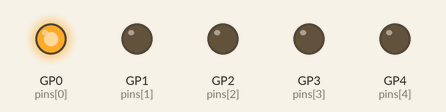
A program run on a simulated Raspberry Pi Pico running MicroPython. Parts: output pins drawn as LEDs (lit = HIGH).

Above: at 0.2 s.
At 1.2 s:
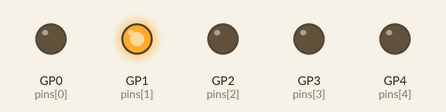
At 2.7 s:
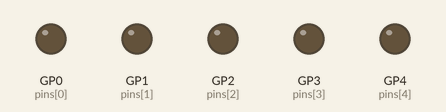
At 4.2 s:
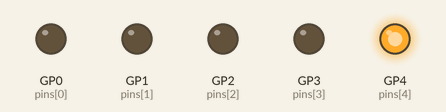
At 6.2 s:
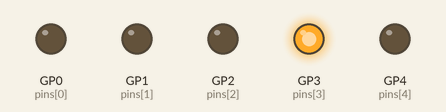
At 12.2 s:
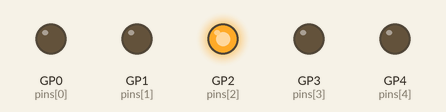
Timing chart, 0 to 13.0 s (numbered marks = the images above):
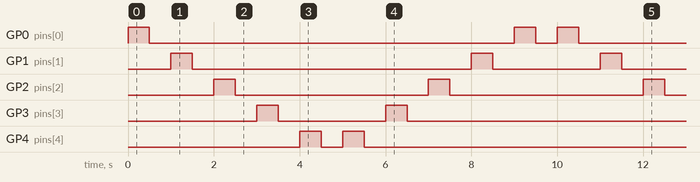

The program:

kitt.py
```python
# 1*1 + 1*2 + 0*4 + 1*8 + 0*16 + 1*32 + 0*64 + 1*128 = 171

from machine import Pin
import time

pins = [Pin(0, Pin.OUT), Pin(1, Pin.OUT), Pin(2, Pin.OUT), Pin(3, Pin.OUT), Pin(4, Pin.OUT)]

def frontToBack():
    for i, pin in enumerate(pins):
        pin.value(1)
        time.sleep(0.5)
        pin.value(0)
        time.sleep(0.5)

def backToFront():
    for i, pin in reversed(list(enumerate(pins))):
        pins[i].value(1)
        time.sleep(0.5)
        pins[i].value(0)
        time.sleep(0.5)

while True:
    frontToBack()
    backToFront()
```

Measured:
- by itself, GP0 (pins[0]): repeats every 10.0 s: LOW 8.5 s, HIGH 0.50 s, LOW 0.50 s, HIGH 0.50 s
- by itself, GP1 (pins[1]): repeats every 10.0 s: LOW 6.5 s, HIGH 0.50 s, LOW 2.5 s, HIGH 0.50 s
- by itself, GP2 (pins[2]): alternates HIGH for 0.50 s and LOW for 4.5 s
- by itself, GP3 (pins[3]): repeats every 10.0 s: LOW 2.5 s, HIGH 0.50 s, LOW 6.5 s, HIGH 0.50 s
- by itself, GP4 (pins[4]): repeats every 10.0 s: LOW 0.50 s, HIGH 0.50 s, LOW 8.5 s, HIGH 0.50 s
